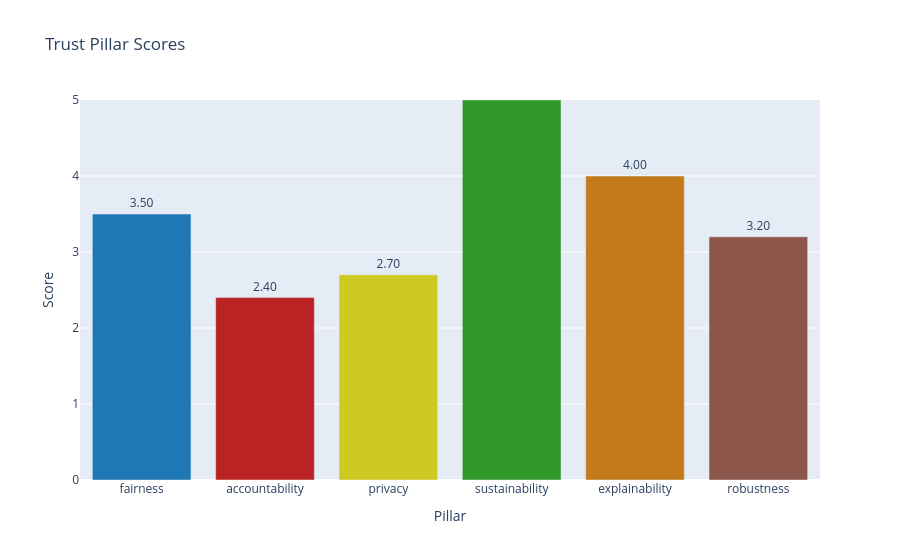
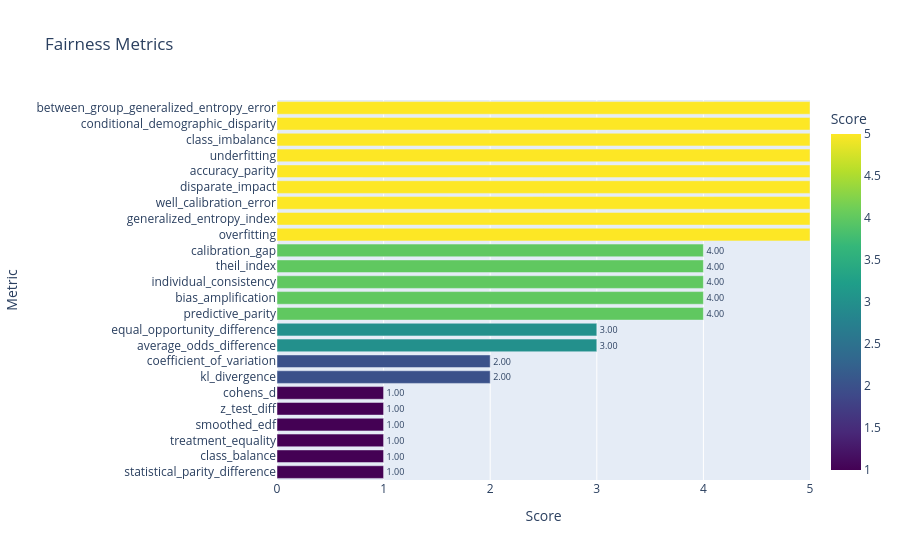
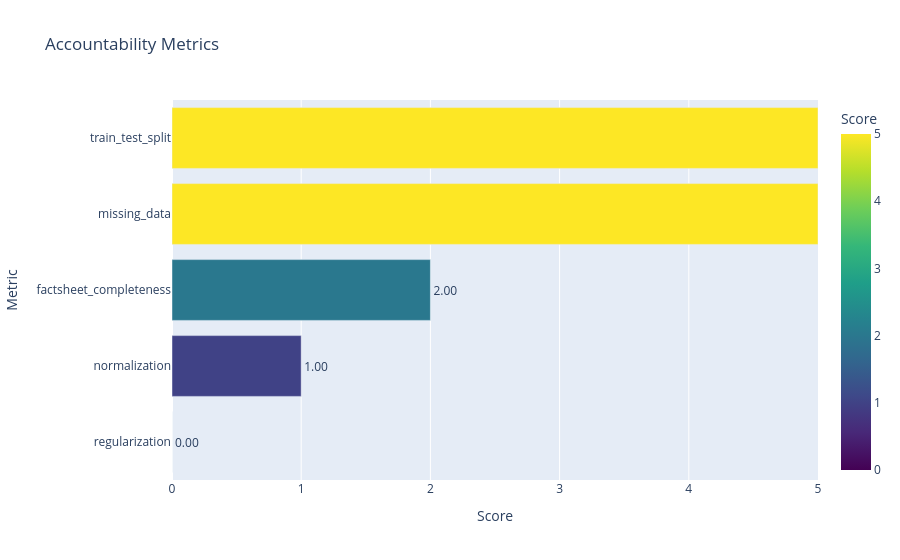
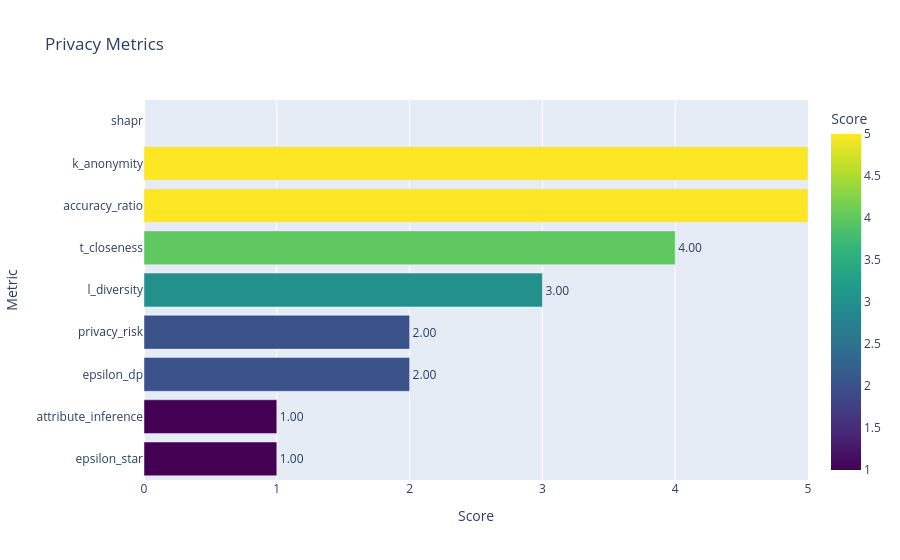

The code cell stored with these charts, in order, in its notebook:
### Code cell
evaluator.plot_results()

### Figure 1 — Plotly figure (JSON) as saved in the notebook; plotly's stock layout.template omitted (floating-point values rounded to 4 significant figures)
{"data": [{"hovertemplate": "Pillar=%{x}<br>Score=%{text}<extra></extra>", "legendgroup": "", "marker": {"color": ["#1f77b4", "#b92323", "#CDCA22", "#329729", "#c37a1b", "#8c564b"], "pattern": {"shape": ""}}, "name": "", "orientation": "v", "showlegend": false, "text": [3.5, 2.4, 2.7, 5.0, 4.0, 3.2], "textposition": "outside", "texttemplate": "%{text:.2f}", "type": "bar", "x": ["fairness", "accountability", "privacy", "sustainability", "explainability", "robustness"], "xaxis": "x", "y": [3.5, 2.4, 2.7, 5.0, 4.0, 3.2], "yaxis": "y"}], "layout": {"barmode": "relative", "legend": {"tracegroupgap": 0}, "title": {"text": "Trust Pillar Scores"}, "xaxis": {"anchor": "y", "domain": [0, 1], "title": {"text": "Pillar"}}, "yaxis": {"anchor": "x", "domain": [0, 1], "range": [0, 5], "title": {"text": "Score"}}}}

### Figure 2 — Plotly figure (JSON) as saved in the notebook; plotly's stock layout.template omitted (floating-point values rounded to 4 significant figures)
{"data": [{"hovertemplate": "Score=%{marker.color}<br>Metric=%{y}<extra></extra>", "legendgroup": "", "marker": {"color": [1, 1, 1, 1, 1, 1, 2, 2, 3, 3, 4, 4, 4, 4, 4, 5, 5, 5, 5, 5, 5, 5, 5, 5], "coloraxis": "coloraxis", "pattern": {"shape": ""}}, "name": "", "orientation": "h", "showlegend": false, "text": [1.0, 1.0, 1.0, 1.0, 1.0, 1.0, 2.0, 2.0, 3.0, 3.0, 4.0, 4.0, 4.0, 4.0, 4.0, 5.0, 5.0, 5.0, 5.0, 5.0, 5.0, 5.0, 5.0, 5.0], "textposition": "outside", "texttemplate": "%{text:.2f}", "type": "bar", "x": [1, 1, 1, 1, 1, 1, 2, 2, 3, 3, 4, 4, 4, 4, 4, 5, 5, 5, 5, 5, 5, 5, 5, 5], "xaxis": "x", "y": ["statistical_parity_difference", "class_balance", "treatment_equality", "smoothed_edf", "z_test_diff", "cohens_d", "kl_divergence", "coefficient_of_variation", "average_odds_difference", "equal_opportunity_difference", "predictive_parity", "bias_amplification", "individual_consistency", "theil_index", "calibration_gap", "overfitting", "generalized_entropy_index", "well_calibration_error", "disparate_impact", "accuracy_parity", "underfitting", "class_imbalance", "conditional_demographic_disparity", "between_group_generalized_entropy_error"], "yaxis": "y"}], "layout": {"barmode": "relative", "coloraxis": {"colorbar": {"title": {"text": "Score"}}, "colorscale": [[0, "#440154"], [0.1111, "#482878"], [0.2222, "#3e4989"], [0.3333, "#31688e"], [0.4444, "#26828e"], [0.5556, "#1f9e89"], [0.6667, "#35b779"], [0.7778, "#6ece58"], [0.8889, "#b5de2b"], [1, "#fde725"]]}, "legend": {"tracegroupgap": 0}, "title": {"text": "Fairness Metrics"}, "xaxis": {"anchor": "y", "domain": [0, 1], "range": [0, 5], "title": {"text": "Score"}}, "yaxis": {"anchor": "x", "domain": [0, 1], "title": {"text": "Metric"}}}}

### Figure 3 — Plotly figure (JSON) as saved in the notebook; plotly's stock layout.template omitted (floating-point values rounded to 4 significant figures)
{"data": [{"hovertemplate": "Score=%{marker.color}<br>Metric=%{y}<extra></extra>", "legendgroup": "", "marker": {"color": [0.0, 1.0, 2.0, 5.0, 5.0], "coloraxis": "coloraxis", "pattern": {"shape": ""}}, "name": "", "orientation": "h", "showlegend": false, "text": [0.0, 1.0, 2.0, 5.0, 5.0], "textposition": "outside", "texttemplate": "%{text:.2f}", "type": "bar", "x": [0.0, 1.0, 2.0, 5.0, 5.0], "xaxis": "x", "y": ["regularization", "normalization", "factsheet_completeness", "missing_data", "train_test_split"], "yaxis": "y"}], "layout": {"barmode": "relative", "coloraxis": {"colorbar": {"title": {"text": "Score"}}, "colorscale": [[0, "#440154"], [0.1111, "#482878"], [0.2222, "#3e4989"], [0.3333, "#31688e"], [0.4444, "#26828e"], [0.5556, "#1f9e89"], [0.6667, "#35b779"], [0.7778, "#6ece58"], [0.8889, "#b5de2b"], [1, "#fde725"]]}, "legend": {"tracegroupgap": 0}, "title": {"text": "Accountability Metrics"}, "xaxis": {"anchor": "y", "domain": [0, 1], "range": [0, 5], "title": {"text": "Score"}}, "yaxis": {"anchor": "x", "domain": [0, 1], "title": {"text": "Metric"}}}}

### Figure 4 — Plotly figure (JSON) as saved in the notebook; plotly's stock layout.template omitted (floating-point values rounded to 4 significant figures)
{"data": [{"hovertemplate": "Score=%{marker.color}<br>Metric=%{y}<extra></extra>", "legendgroup": "", "marker": {"color": [1.0, 1.0, 2.0, 2.0, 3.0, 4.0, 5.0, 5.0, NaN], "coloraxis": "coloraxis", "pattern": {"shape": ""}}, "name": "", "orientation": "h", "showlegend": false, "text": [1.0, 1.0, 2.0, 2.0, 3.0, 4.0, 5.0, 5.0, NaN], "textposition": "outside", "texttemplate": "%{text:.2f}", "type": "bar", "x": [1.0, 1.0, 2.0, 2.0, 3.0, 4.0, 5.0, 5.0, NaN], "xaxis": "x", "y": ["epsilon_star", "attribute_inference", "epsilon_dp", "privacy_risk", "l_diversity", "t_closeness", "accuracy_ratio", "k_anonymity", "shapr"], "yaxis": "y"}], "layout": {"barmode": "relative", "coloraxis": {"colorbar": {"title": {"text": "Score"}}, "colorscale": [[0, "#440154"], [0.1111, "#482878"], [0.2222, "#3e4989"], [0.3333, "#31688e"], [0.4444, "#26828e"], [0.5556, "#1f9e89"], [0.6667, "#35b779"], [0.7778, "#6ece58"], [0.8889, "#b5de2b"], [1, "#fde725"]]}, "legend": {"tracegroupgap": 0}, "title": {"text": "Privacy Metrics"}, "xaxis": {"anchor": "y", "domain": [0, 1], "range": [0, 5], "title": {"text": "Score"}}, "yaxis": {"anchor": "x", "domain": [0, 1], "title": {"text": "Metric"}}}}
